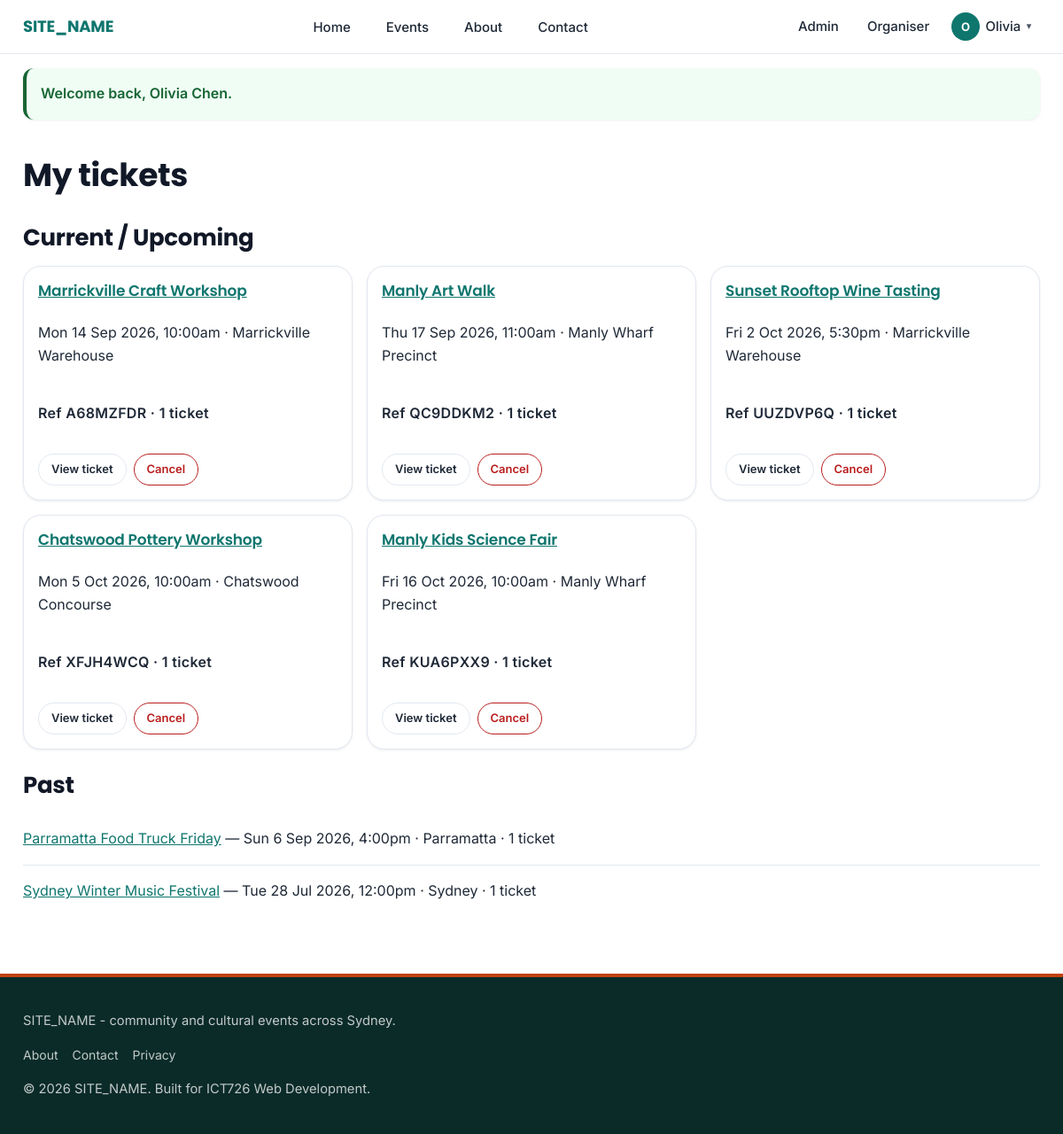
Page /account/my-registrations.php (signed in) on the committed database.
### tables this page shows
CREATE TABLE registrations (
    id              INT AUTO_INCREMENT PRIMARY KEY,
    user_id         INT NOT NULL,
    event_id        INT NOT NULL,

     
     
     
     
     
     
    quantity        TINYINT NOT NULL DEFAULT 1,

     
     
     
     
     
    booking_reference VARCHAR(12) NULL,

    status          ENUM('registered', 'cancelled', 'attended', 'no_show') NOT NULL DEFAULT 'registered',
    registered_at   DATETIME NOT NULL DEFAULT CURRENT_TIMESTAMP,

     
     
     
    UNIQUE KEY uq_user_event (user_id, event_id),

     
     
     
     
    UNIQUE KEY uq_booking_reference (booking_reference),

    CONSTRAINT fk_registrations_user  FOREIGN KEY (user_id)  REFERENCES users(id)  ON DELETE CASCADE,
    CONSTRAINT fk_registrations_event FOREIGN KEY (event_id) REFERENCES events(id) ON DELETE CASCADE
);

CREATE TABLE events (
    id              INT AUTO_INCREMENT PRIMARY KEY,
    organiser_id    INT NOT NULL,
    category_id     INT NOT NULL,
    venue_id        INT NOT NULL,
    title           VARCHAR(150) NOT NULL,
    slug            VARCHAR(180) NOT NULL,
    description     TEXT NOT NULL,
    image           VARCHAR(255) NULL,
    start_datetime  DATETIME NOT NULL,
    end_datetime    DATETIME NOT NULL,
    capacity        INT NOT NULL,
    price           DECIMAL(8,2) NOT NULL DEFAULT 0.00,
    status          ENUM('draft', 'published', 'cancelled') NOT NULL DEFAULT 'draft',
    created_at      DATETIME NOT NULL DEFAULT CURRENT_TIMESTAMP,
    updated_at      DATETIME NOT NULL DEFAULT CURRENT_TIMESTAMP ON UPDATE CURRENT_TIMESTAMP,

    UNIQUE KEY uq_events_slug (slug),

     
     
     
     
     
    CONSTRAINT fk_events_organiser FOREIGN KEY (organiser_id) REFERENCES users(id),
    CONSTRAINT fk_events_category  FOREIGN KEY (category_id)  REFERENCES categories(id),
    CONSTRAINT fk_events_venue     FOREIGN KEY (venue_id)     REFERENCES venues(id),

     
     
     
    INDEX idx_events_start_datetime (start_datetime),
    INDEX idx_events_status (status),
    INDEX idx_events_category_id (category_id)
);

CREATE TABLE venues (
    id              INT AUTO_INCREMENT PRIMARY KEY,
    name            VARCHAR(120) NOT NULL,
    address         VARCHAR(200) NOT NULL,
    suburb          VARCHAR(80) NOT NULL,
    postcode        VARCHAR(10) NOT NULL,
    capacity        INT NULL,
    is_active       TINYINT(1) NOT NULL DEFAULT 1,

     
     
     
     
     
    latitude        DECIMAL(10, 7) NULL,
    longitude       DECIMAL(10, 7) NULL
);

### includes/validate.php (called while the page is built, shortened)
<?php
function e($value) {
    return htmlspecialchars($value ?? '', ENT_QUOTES, 'UTF-8');
}

### includes/functions.php (called while the page is built, shortened)
<?php
function formatEventDate($datetime) {
    $timestamp = strtotime($datetime);
    return date('D j M Y, g:ia', $timestamp);
}
function isPastDatetime($datetime) {
    return strtotime($datetime) < time();
}

### account/my-registrations.php (the view, shortened to what this page needs)
<?php
require_once __DIR__ . '/../includes/auth_guard.php';
$stmt = $pdo->prepare(
    "SELECT r.event_id, r.quantity, r.booking_reference,
            e.title, e.slug, e.start_datetime, v.name AS venue_name
     FROM registrations r
     JOIN events e ON e.id = r.event_id
     JOIN venues v ON v.id = e.venue_id
     WHERE r.user_id = :userId AND r.status != 'cancelled' AND e.end_datetime > NOW()
     ORDER BY e.start_datetime ASC"
);
$stmt->execute(['userId' => currentUserId()]);
$upcoming = $stmt->fetchAll();
$stmt = $pdo->prepare(
    "SELECT r.event_id, r.quantity, r.booking_reference, r.status,
            e.title, e.slug, e.start_datetime, e.end_datetime, v.suburb,
            rv.id AS existing_review_id
     FROM registrations r
     JOIN events e ON e.id = r.event_id
     JOIN venues v ON v.id = e.venue_id
     LEFT JOIN reviews rv ON rv.event_id = e.id AND rv.user_id = r.user_id
     WHERE r.user_id = :userId AND r.status != 'cancelled' AND e.end_datetime <= NOW()
     ORDER BY e.start_datetime DESC"
);
$stmt->execute(['userId' => currentUserId()]);
$past = $stmt->fetchAll();
require_once __DIR__ . '/../includes/header.php';
?>
<div class="page-header">
    <h1>My tickets</h1>
</div>
<section aria-labelledby="upcoming-heading">
    <h2 id="upcoming-heading">Current / Upcoming</h2>
    <?php if (empty($upcoming)): ?>
        <p class="empty-state">You have no upcoming bookings. <a href="<?= BASE_URL ?>/events.php">Browse events</a>.</p>
    <?php else: ?>
        <div class="card-grid">
            <?php foreach ($upcoming as $booking): ?>
                <article class="ticket-card">
                    <h3><a href="<?= BASE_URL ?>/event.php?slug=<?= urlencode($booking['slug']) ?>"><?= e($booking['title']) ?></a></h3>
                    <p class="event-meta"><?= e(formatEventDate($booking['start_datetime'])) ?> &middot; <?= e($booking['venue_name']) ?></p>
                    <p class="ticket-card-ref">
                        Ref <?= e($booking['booking_reference']) ?> &middot; <?= (int) $booking['quantity'] ?> ticket<?= (int) $booking['quantity'] === 1 ? '' : 's' ?>
                    </p>
                    <div class="ticket-card-actions">
                        <a class="btn btn-secondary btn-small" href="<?= BASE_URL ?>/booking-confirmation.php?ref=<?= urlencode($booking['booking_reference']) ?>">
                            View ticket
                        </a>
                        <?php if (!isPastDatetime($booking['start_datetime'])): ?>
                            <form method="post"
                                action="<?= BASE_URL ?>/cancel-registration.php"
                                data-confirm="Cancel your booking for <?= e($booking['title']) ?>?">
                                <button type="submit" class="btn btn-small btn-danger">
                                    Cancel
                                </button>
                            </form>
                            <?php else: ?>
                            <span class="text-muted">Event started</span>
                            <?php endif; ?>
                    </div>
                </article>
            <?php endforeach; ?>
        </div>
    <?php endif; ?>
</section>
<section aria-labelledby="past-heading">
    <h2 id="past-heading">Past</h2>
    <?php if (empty($past)): ?>
        <p class="empty-state">You have no past bookings yet.</p>
    <?php else: ?>
        <ul class="past-tickets-list">
            <?php foreach ($past as $booking): ?>
                <li>
                    <a href="<?= BASE_URL ?>/event.php?slug=<?= urlencode($booking['slug']) ?>"><?= e($booking['title']) ?></a>
                    &mdash; <?= e(formatEventDate($booking['start_datetime'])) ?> &middot; <?= e($booking['suburb']) ?>
                    &middot; <?= (int) $booking['quantity'] ?> ticket<?= (int) $booking['quantity'] === 1 ? '' : 's' ?>
                </li>
            <?php endforeach; ?>
        </ul>
    <?php endif; ?>
</section>
<?php require_once __DIR__ . '/../includes/footer.php'; ?>

### assets/css/style.css (style rules this page uses)
:root { --color-primary: #0f766e; --color-primary-dark: #115e59; --color-primary-light: #14b8a6; --color-accent: #c2410c; --color-accent-light: #f97316; --color-text: #1f2937; --color-text-light: #4b5563; --color-bg: #ffffff; --color-bg-alt: #f4f8f7; --color-border: #e2e8f0; --color-error: #b91c1c; --color-error-bg: #fef2f2; --color-success: #166534; --color-success-bg: #f0fdf4; --color-warning: #854d0e; --color-warning-bg: #fef9c3; --font-heading: 'Poppins', 'Segoe UI', system-ui, -apple-system, Arial, sans-serif; --font-body: 'Inter', 'Segoe UI', system-ui, -apple-system, Arial, sans-serif; --radius-sm: 8px; --radius: 12px; --radius-lg: 20px; --radius-full: 999px; --shadow-sm: 0 1px 3px rgba(15, 23, 42, 0.08); --shadow-md: 0 6px 16px rgba(15, 23, 42, 0.10), 0 2px 4px rgba(15, 23, 42, 0.06); --shadow-lg: 0 16px 40px rgba(15, 23, 42, 0.16), 0 4px 10px rgba(15, 23, 42, 0.08); --transition: 180ms cubic-bezier(0.4, 0, 0.2, 1); --spacing-1: 0.5rem; --spacing-2: 1rem; --spacing-3: 1.5rem; --spacing-4: 2rem; --max-width: 1180px; }
* { box-sizing: border-box; }
html { scroll-behavior: smooth; }
body { margin: 0; font-family: var(--font-body); color: var(--color-text); background: var(--color-bg); line-height: 1.6; -webkit-font-smoothing: antialiased; }
a { color: var(--color-primary); transition: color var(--transition); }
h1, h2, h3 { margin: 0 0 var(--spacing-2); font-family: var(--font-heading); line-height: 1.25; letter-spacing: -0.01em; color: #111827; }
h1 { font-size: 1.75rem; }
h2 { font-size: 1.375rem; }
@media (min-width: 768px) { h1 { font-size: 2.25rem; } }
@media (min-width: 768px) { h2 { font-size: 1.625rem; } }
main > h1, main > section h2, main > article h2 { position: relative; }
.page-header { margin-bottom: var(--spacing-4); }
.page-header h1 { margin-bottom: 0.4rem; }
.btn { display: inline-flex; align-items: center; justify-content: center; gap: var(--spacing-1); min-height: 2.75rem; padding: 0.625rem 1.25rem; border: 1px solid transparent; border-radius: var(--radius-full); background: var(--color-primary); color: #fff; font-family: var(--font-body); font-size: 0.9375rem; font-weight: 600; line-height: 1.2; text-decoration: none; text-align: center; cursor: pointer; transition: all var(--transition); }
.btn-secondary { background: transparent; color: var(--color-text); border-color: var(--color-border); }
.btn-danger { background: transparent; color: var(--color-error); border-color: var(--color-error); }
.btn-small { min-height: 2.25rem; padding: 0.375rem 0.875rem; font-size: 0.8125rem; }
.card-grid { display: grid; grid-template-columns: 1fr; gap: var(--spacing-2); list-style: none; padding: 0; margin: 0 0 var(--spacing-3); }
@media (min-width: 768px) { .card-grid { grid-template-columns: repeat(2, 1fr); } }
@media (min-width: 1024px) { .card-grid { grid-template-columns: repeat(3, 1fr); } }
.past-tickets-list { list-style: none; margin: 0; padding: 0; }
.past-tickets-list li { padding: var(--spacing-2) 0; border-bottom: 1px solid var(--color-border); }
.past-tickets-list li:last-child { border-bottom: none; }
.ticket-card { display: flex; flex-direction: column; gap: var(--spacing-1); padding: var(--spacing-2); border: 1px solid var(--color-border); border-radius: var(--radius-lg); background: var(--color-bg); box-shadow: var(--shadow-sm); }
.ticket-card h3 { margin: 0; font-family: var(--font-heading); font-size: 1.0625rem; font-weight: 600; line-height: 1.3; }
.ticket-card-ref { font-weight: 600; letter-spacing: 0.02em; }
.ticket-card-actions { display: flex; flex-wrap: wrap; gap: var(--spacing-1); margin-top: auto; padding-top: var(--spacing-1); }

### rows in the picture
registrations: event.title "Marrickville Craft Workshop", event.start_datetime "Mon 14 Sep 2026, 10:00am", venues.name "Marrickville Warehouse", booking_reference "A68MZFDR", quantity "1"
registrations: event.title "Manly Art Walk", event.start_datetime "Thu 17 Sep 2026, 11:00am", venues.name "Manly Wharf Precinct", booking_reference "QC9DDKM2", quantity "1"
registrations: event.title "Sunset Rooftop Wine Tasting", event.start_datetime "Fri 2 Oct 2026, 5:30pm", venues.name "Marrickville Warehouse", booking_reference "UUZDVP6Q", quantity "1"
registrations: event.title "Chatswood Pottery Workshop", event.start_datetime "Mon 5 Oct 2026, 10:00am", venues.name "Chatswood Concourse", booking_reference "XFJH4WCQ", quantity "1"
registrations: event.title "Manly Kids Science Fair", event.start_datetime "Fri 16 Oct 2026, 10:00am", venues.name "Manly Wharf Precinct", booking_reference "KUA6PXX9", quantity "1"
registrations: event.title "Parramatta Food Truck Friday", event.start_datetime "Sun 6 Sep 2026, 4:00pm", venues.suburb "Parramatta", quantity "1"
registrations: event.title "Sydney Winter Music Festival", event.start_datetime "Tue 28 Jul 2026, 12:00pm", venues.suburb "Sydney", quantity "1"

### other values in the picture
SITE_NAME "SITE_NAME"
$headerUserInitial "O"
$headerUserFirstName "Olivia"
$flash['message'] "Welcome back, Olivia Chen."
